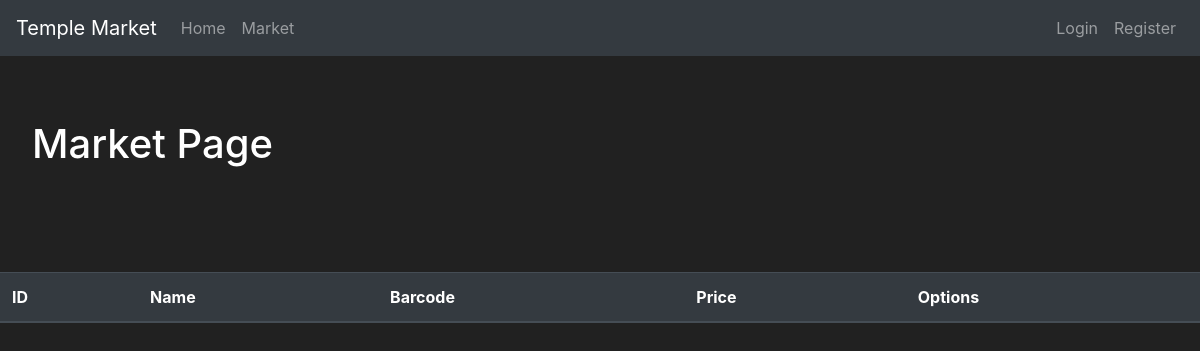
/market, run on an earlier commit of the app's database.
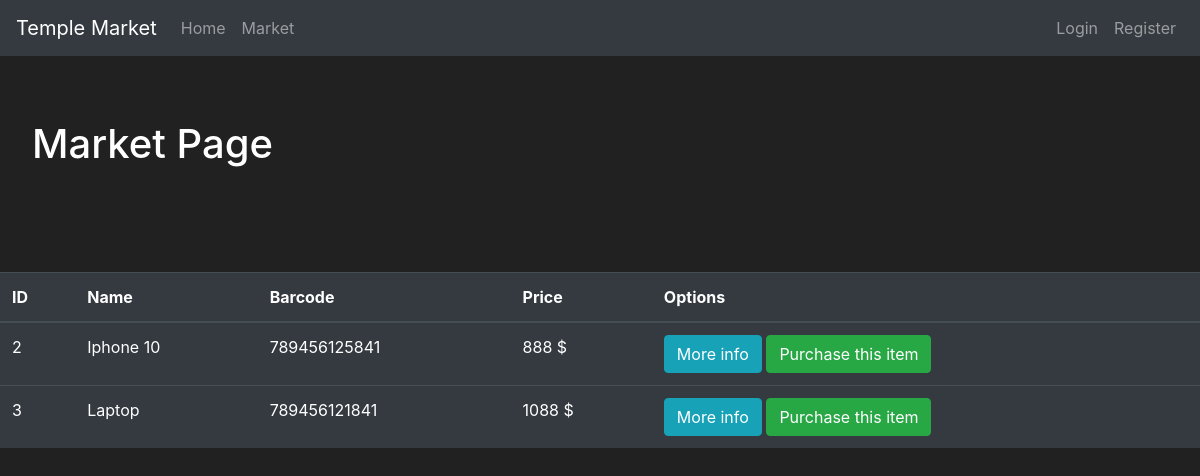
And on a later commit of the database.
### market/models.py (models this page shows, shortened)
class Item(db.Model):
    id = db.Column(db.Integer(), primary_key=True)
    name = db.Column(db.String(length=30), nullable=False, unique=True)
    price = db.Column(db.Integer(), nullable=False)
    barcode = db.Column(db.String(length=12), nullable=False, unique=True)
    description = db.Column(db.String(length=1024),
                            nullable=False,
                            unique=True)
    owner = db.Column(db.Integer(), db.ForeignKey('user.id'))

### market/routes.py (the view)
@app.route('/market')
def market_page():
    items = Item.query.all()
    return render_template('market.html', items=items)

### market/templates/market.html (shortened to what this page needs)
{% extends 'layout.html' %}
{% block content %}
<div class="jumbotron bg-transparent">
    <h1>Market Page</h1>
</div>
<table class="table table-hover table-dark">
    <thead>
        <tr>
            <th scope="col">
                ID
            </th>
            <th scope="col">
                Name
            </th>
            <th scope="col">
                Barcode
            </th>
            <th scope="col">
                Price
            </th>
            <th scope="col">Options</th>
        </tr>
    </thead>
    <tbody>
        {% for item in items %}
        <tr>
            <td>{{item.id}}</td>
            <td>{{item.name}}</td>
            <td>{{item.barcode}}</td>
            <td>{{item.price}} $</td>
            <td>
                <button class="btn btn-outline btn-info">More info</button>
                <button class="btn btn-outline btn-success">Purchase this item</button>
            </td>
        </tr>
        {% endfor %}
    </tbody>
</table>
{% endblock %}

### market/templates/layout.html (shortened to what this page needs)
<!doctype html>
<html lang="en">
<head>
    <link rel="stylesheet" href="https://cdn.jsdelivr.net/npm/bootstrap@4.5.3/dist/css/bootstrap.min.css"
>
</head>
<body>
    <nav class="navbar navbar-expand-md navbar-dark bg-dark">
        <a class="navbar-brand" href="#">Temple Market</a>
        <div class="collapse navbar-collapse" id="navbarNav">
            <ul class="navbar-nav mr-auto">
                <li class="nav-item">
                    <a class="nav-link" href="{{ url_for('home_page') }}">Home
                        <span class="sr-only">(current)</span></a>
                </li>
                <li class="nav-item">
                    <a class="nav-link" href="{{ url_for('market_page') }}">Market</a>
                </li>
            </ul>
            <ul class="navbar-nav">
                <li class="nav-item">
                    <a class="nav-link" href="#">Login</a>
                </li>
                <li class="nav-item">
                    <a class="nav-link" href="{{ url_for('register_page') }}">Register</a>
                </li>
            </ul>
        </div>
    </nav>
    {% block content %}
    {% endblock %}
</body>
</html>

### market/templates/layout.html (style rules this page uses)
body { background-color: #212121; color: white }

What changed in the data, as far as the page shows it:
added Item: id "2", name "Iphone 10", barcode "789456125841", price "888"
added Item: id "3", name "Laptop", barcode "789456121841", price "1088"
